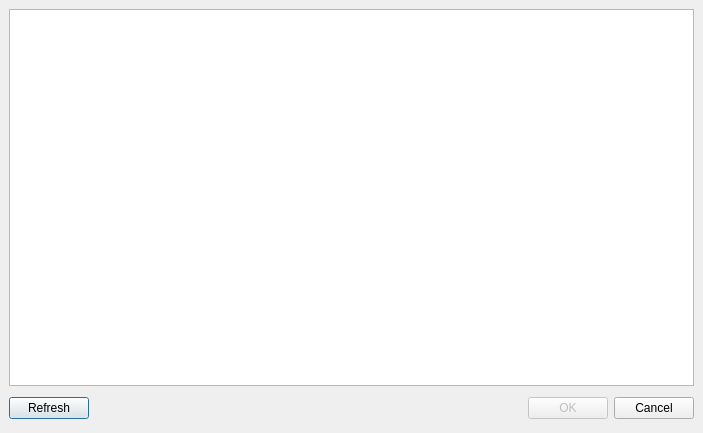
<ui version="4.0" >
 <class>Dialog</class>
 <widget class="QDialog" name="Dialog" >
  <property name="geometry" >
   <rect>
    <x>0</x>
    <y>0</y>
    <width>703</width>
    <height>433</height>
   </rect>
  </property>
  <property name="windowTitle" >
   <string>Choose MSX Extension</string>
  </property>
  <layout class="QGridLayout" >
   <property name="margin" >
    <number>9</number>
   </property>
   <property name="spacing" >
    <number>6</number>
   </property>
   <item row="0" column="0" >
    <layout class="QVBoxLayout" >
     <property name="margin" >
      <number>0</number>
     </property>
     <property name="spacing" >
      <number>6</number>
     </property>
     <item>
      <widget class="QTableView" name="extensionTable" >
       <property name="verticalScrollBarPolicy" >
        <enum>Qt::ScrollBarAsNeeded</enum>
       </property>
       <property name="alternatingRowColors" >
        <bool>true</bool>
       </property>
       <property name="selectionMode" >
        <enum>QAbstractItemView::MultiSelection</enum>
       </property>
       <property name="selectionBehavior" >
        <enum>QAbstractItemView::SelectRows</enum>
       </property>
      </widget>
     </item>
     <item>
      <layout class="QHBoxLayout" >
       <property name="margin" >
        <number>0</number>
       </property>
       <property name="spacing" >
        <number>6</number>
       </property>
       <item>
        <widget class="QPushButton" name="refreshButton" >
         <property name="toolTip" >
          <string>Refresh the list of machines</string>
         </property>
         <property name="text" >
          <string>Refresh</string>
         </property>
        </widget>
       </item>
       <item>
        <spacer>
         <property name="orientation" >
          <enum>Qt::Horizontal</enum>
         </property>
         <property name="sizeHint" >
          <size>
           <width>383</width>
           <height>32</height>
          </size>
         </property>
        </spacer>
       </item>
       <item>
        <widget class="QPushButton" name="okButton" >
         <property name="enabled" >
          <bool>false</bool>
         </property>
         <property name="toolTip" >
          <string>Confirm new selection</string>
         </property>
         <property name="text" >
          <string>OK</string>
         </property>
        </widget>
       </item>
       <item>
        <widget class="QPushButton" name="cancelButton" >
         <property name="toolTip" >
          <string>Keep previous selection</string>
         </property>
         <property name="text" >
          <string>Cancel</string>
         </property>
        </widget>
       </item>
      </layout>
     </item>
    </layout>
   </item>
  </layout>
 </widget>
 <resources/>
 <connections>
  <connection>
   <sender>okButton</sender>
   <signal>clicked()</signal>
   <receiver>Dialog</receiver>
   <slot>accept()</slot>
   <hints>
    <hint type="sourcelabel" >
     <x>600</x>
     <y>399</y>
    </hint>
    <hint type="destinationlabel" >
     <x>96</x>
     <y>254</y>
    </hint>
   </hints>
  </connection>
  <connection>
   <sender>cancelButton</sender>
   <signal>clicked()</signal>
   <receiver>Dialog</receiver>
   <slot>reject()</slot>
   <hints>
    <hint type="sourcelabel" >
     <x>691</x>
     <y>399</y>
    </hint>
    <hint type="destinationlabel" >
     <x>179</x>
     <y>282</y>
    </hint>
   </hints>
  </connection>
  <connection>
   <sender>extensionTable</sender>
   <signal>activated(QModelIndex)</signal>
   <receiver>Dialog</receiver>
   <slot>accept()</slot>
   <hints>
    <hint type="sourcelabel" >
     <x>350</x>
     <y>197</y>
    </hint>
    <hint type="destinationlabel" >
     <x>350</x>
     <y>217</y>
    </hint>
   </hints>
  </connection>
 </connections>
</ui>
